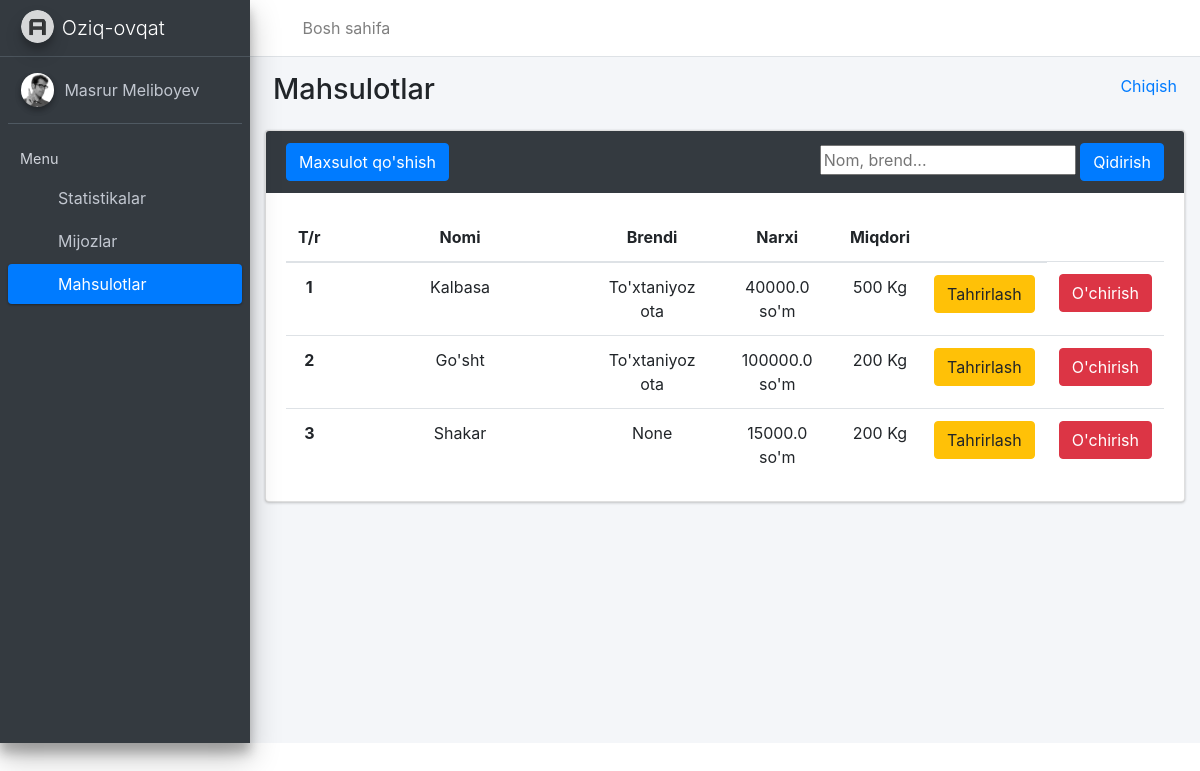
The page /main/mahsulotlar/ (signed in) on the database as committed earlier.
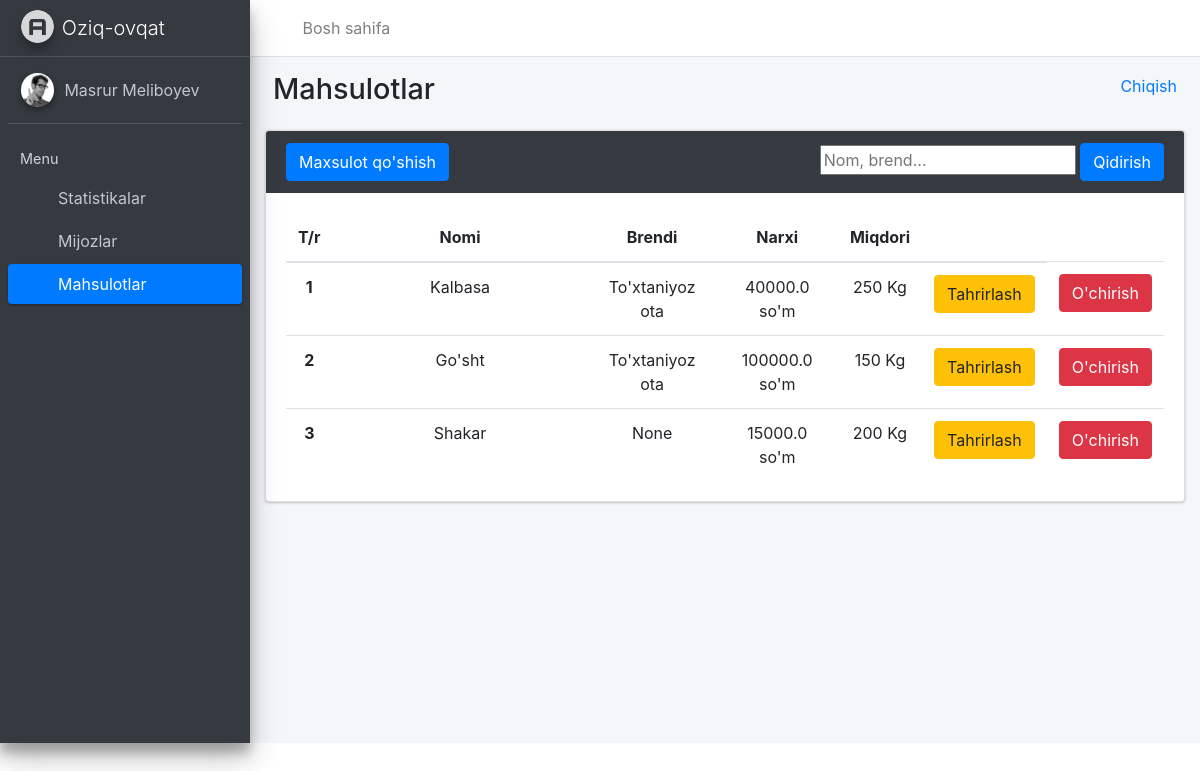
The same page on the database as committed later.
### userApp/models.py (models this page shows, shortened)
class Tarqatuvchi(AbstractUser):
    bolim=models.CharField(max_length=200, blank=True, null=True)
    tel=models.CharField(max_length=14, blank=True, null=True)
    manzil=models.TextField(blank=True, null=True)
    class Meta:
        verbose_name='Tarqatuvchi'
        verbose_name_plural='Tarqatuvchilar'

### mainApp/models.py (models this page shows, shortened)
class Mahsulot(models.Model):
    nom = models.CharField(max_length=255)
    brend = models.CharField(max_length=255, blank=True, null=True)
    narx1 = models.FloatField(validators=[MinValueValidator(0)])
    narx2 = models.FloatField(validators=[MinValueValidator(0)], null=True, blank=True)
    miqdor = models.PositiveIntegerField(default=1)
    olchov = models.CharField(max_length=50)
    tarqatuvchi = models.ForeignKey(Tarqatuvchi, on_delete=models.CASCADE)
    sana = models.DateField()

### mainApp/views.py (the view, shortened to what this page needs)
# urls.py: path('mahsulotlar/', MahsulotlarView.as_view(), name='mahsulotlar'),
class MahsulotlarView(View):
    def get(self, request):
        if request.user.is_authenticated:
            mahsulotlar=Mahsulot.objects.filter(tarqatuvchi=request.user)
            if request.GET.get('search'):
                mahsulotlar=Mahsulot.objects.filter(
                    Q(nom__contains=request.GET['search'])|
                    Q(brend__contains=request.GET['search'])
                )
            context={
                'mahsulotlar': mahsulotlar,
                'tarqatuvchi': request.user
            }
            return render(request, 'mahsulotlar.html', context)
        return redirect('login')

### templates/mahsulotlar.html (shortened to what this page needs)
{%extends 'base.html'%}
{%block mahsulot_active %}  active {%endblock%}
{%block bolim%} {{tarqatuvchi.bolim}} {%endblock%}
{%block fullname%} {{tarqatuvchi.first_name}} {{tarqatuvchi.last_name}} {%endblock fullname%}
{%block content%}
  <div class="content-wrapper">
    <div class="content-header">
      <div class="container-fluid">
        <div class="row mb-2">
          <div class="col-sm-6">
            <h1 class="m-0">Mahsulotlar</h1>
          </div>
          <div class="col-sm-6">
            <ol class="breadcrumb float-sm-right">
                <li class="breadcrumb-item"><a href="{%url 'logout'%}">Chiqish</a></li>
            </ol>
          </div>
        </div>
      </div>
    </div>
    <div class="col-md-12">
        <div class="card card-dark">
            <div class="card-header border-0">
                <div class="d-flex justify-content-between">
                  <button type="submit" class="btn btn-primary" data-toggle="modal" data-target="#myModal">Maxsulot qo'shish</button>
                    <form method="get">
                        <input name="search" type="text" placeholder="Nom, brend...">
                    <button class="btn btn-primary">Qidirish</button>
                    </form>
                </div>
            </div>
            <div class="card-body">
                <table class="table" style="text-align: center;">
                    <thead>
                        <tr>
                            <th scope="col" style="width: 15px">T/r</th>
                            <th scope="col" style="width: 255px; text-align: center;">Nomi</th>
                            <th scope="col" style="text-align: center;">Brendi</th>
                            <th scope="col" style="text-align: center;">Narxi</th>
                            <th scope="col" style="text-align: center;">Miqdori</th>
                            <th scope="col" style="text-align: center;"></th>
                        </tr>
                    </thead>
                    <tbody>
                    {%for t in mahsulotlar%}
                        <tr>
                            <th scope="row">{{forloop.counter}}</th>
                            <td>{{t.nom}}</td>
                            <td>{{t.brend}}</td>
                            <td>{{t.narx2}} so'm</td>
                            <td>{{t.miqdor}}  {{t.olchov}}</td>
                            <td><a href="/main/mahsulot_tahrirlash/{{t.id}}/"><button type="submit" class="btn btn-warning" data-toggle="modal">Tahrirlash</button></a></td>
                            <td><a href="/main/mahsulot_ochirish/{{t.id}}/"><button type="submit"  class="btn btn-danger" data-toggle="modal">O'chirish</button></a></td>
                        </tr>
                    {%endfor%}
                    </tbody>
                </table>
            </div>
        </div>
    </div>
  </div>
{%endblock%}

Rows that differ between the two databases and show on the page:
changed Mahsulot "Kalbasa": miqdor "500" → "250"
changed Mahsulot "Go'sht": miqdor "200" → "150"
